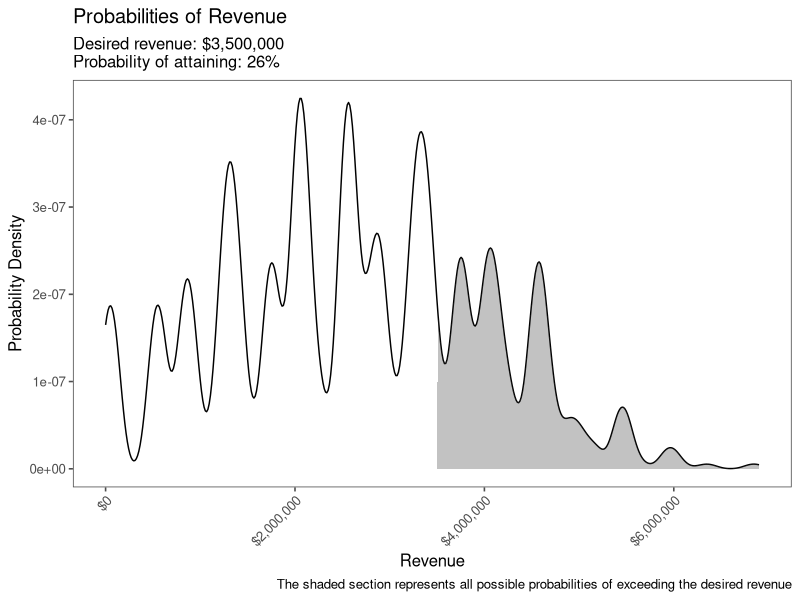

Reproduce this figure in R.
library(purrr)
library(dplyr)
library(ggplot2)
library(readr)
library(ggthemes)
library(scales)

# desired_rev and deals are the user-specific API into this script; it will be refactored into a 
# set of functions. In the meantime, change these and only these

#
# What is the target revenue
#
desired_rev <- 3500000

#
# 'deals' is a data.frame consisting of
#### the name
#### the revenue associated with the deal
#### the mean probability of the deal landing
#### the variance of the mean probability
####
#### "Deal 1 is worth $1,200,000 and we think we have a 50% +/- 10% 
#### chance of landing it"
#
deals <- tribble(
   ~name, ~revenue, ~mean, ~var,
   "Deal 1", 1200000, .5, .1,
   "Deal 2", 900000, .2, .1,
   "Deal 3", 800000, .5, .1,
   "Deal 4", 1400000, .1, .05,
   "Deal 5", 2000000, .5, .1,
   "Deal 6", 500000, .5, .1,
   "Deal 7", 100000, .5, .1
)

estRevenue <- function(revenue, alpha, beta, N){
  rbernoulli(N, p=rbeta(N, alpha, beta)) * revenue}

estBetaParams <- function(mu, var) {
  alpha <- ((1 - mu) / var - 1 / mu) * mu ^ 2
  beta <- alpha * (1 / mu - 1)
  return(params = list(alpha = alpha, beta = beta))
}

N = 1000000


# convert from mean and variance to alpha and beta for the 
# beta function
deals <- deals %>% cbind(map2_df(deals$mean, deals$var, estBetaParams))

# for each deal, simulate the revenue across N probabilities
revenue <- pmap(deals %>% select(revenue, alpha, beta), estRevenue, N)

# the probability of exeeding the target revenue is the mean
# of the sum of each simulation that exceeds the target
prob_of_success <- mean(Reduce('+', revenue) > desired_rev)

# build some data frames for plotting
rev_df <- Reduce('+', revenue) %>% data.frame(rev = .) 

# the ribbon dataframe. Draws a ribbon under the density for the simulations that exceed
# the target revenue. "512" is the default number of estimator points in the density
# kernel
rib_df <- data.frame(rev_df %>% map_df(~density(.x, from=min(rev_df$rev), to = max(rev_df$rev))$y),
                     ymin = 0, 
                     x = seq(from=min(rev_df$rev), to = max(rev_df$rev), length=512)) %>%
   rename(ymax = rev) %>%
   mutate(ymax = if_else(x>desired_rev, ymax, 0))

# plot the bad boy
rev_df %>% 
   ggplot(aes(x=rev)) + geom_density() +
   geom_ribbon(data=rib_df, aes(x=x, ymin=ymin, ymax=ymax), alpha = 0.3) +
   scale_x_continuous(labels = dollar) +
   theme_few() +
   labs(
      title = "Probabilities of Revenue",
      subtitle = paste0("Desired revenue: ", dollar_format()(desired_rev), "\nProbability of attaining: ", 
                        100*round(prob_of_success, digits=2),"%"),
      caption = "The shaded section represents all possible probabilities of exceeding the desired revenue",
      x = "Revenue",
      y = "Probability Density"
   ) +
   theme(axis.text.x = element_text(angle=45, hjust=1)) 

